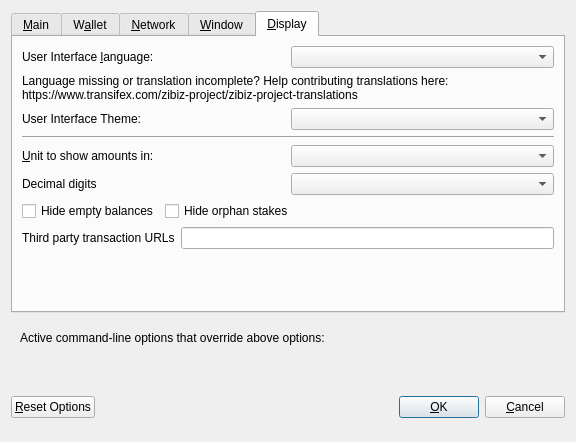
<?xml version="1.0" encoding="UTF-8"?>
<ui version="4.0">
 <class>OptionsDialog</class>
 <widget class="QDialog" name="OptionsDialog">
  <property name="geometry">
   <rect>
    <x>0</x>
    <y>0</y>
    <width>576</width>
    <height>442</height>
   </rect>
  </property>
  <property name="windowTitle">
   <string>Options</string>
  </property>
  <property name="modal">
   <bool>true</bool>
  </property>
  <layout class="QVBoxLayout" name="verticalLayout">
   <item>
    <widget class="QTabWidget" name="tabWidget">
     <property name="currentIndex">
      <number>4</number>
     </property>
     <widget class="QWidget" name="tabMain">
      <attribute name="title">
       <string>&amp;Main</string>
      </attribute>
      <layout class="QVBoxLayout" name="verticalLayout_Main">
       <item>
        <widget class="QCheckBox" name="bitcoinAtStartup">
         <property name="toolTip">
          <string>Automatically start zibiz after logging in to the system.</string>
         </property>
         <property name="text">
          <string>&amp;Start zibiz on system login</string>
         </property>
        </widget>
       </item>
       <item>
        <layout class="QHBoxLayout" name="horizontalLayout_2_Main">
         <item>
          <widget class="QLabel" name="databaseCacheLabel">
           <property name="text">
            <string>Size of &amp;database cache</string>
           </property>
           <property name="textFormat">
            <enum>Qt::PlainText</enum>
           </property>
           <property name="buddy">
            <cstring>databaseCache</cstring>
           </property>
          </widget>
         </item>
         <item>
          <widget class="QSpinBox" name="databaseCache"/>
         </item>
         <item>
          <widget class="QLabel" name="databaseCacheUnitLabel">
           <property name="text">
            <string>MB</string>
           </property>
           <property name="textFormat">
            <enum>Qt::PlainText</enum>
           </property>
          </widget>
         </item>
         <item>
          <spacer name="horizontalSpacer_2_Main">
           <property name="orientation">
            <enum>Qt::Horizontal</enum>
           </property>
           <property name="sizeHint" stdset="0">
            <size>
             <width>40</width>
             <height>20</height>
            </size>
           </property>
          </spacer>
         </item>
        </layout>
       </item>
       <item>
        <layout class="QHBoxLayout" name="horizontalLayout_3_Main">
         <item>
          <widget class="QLabel" name="threadsScriptVerifLabel">
           <property name="text">
            <string>Number of script &amp;verification threads</string>
           </property>
           <property name="textFormat">
            <enum>Qt::PlainText</enum>
           </property>
           <property name="buddy">
            <cstring>threadsScriptVerif</cstring>
           </property>
          </widget>
         </item>
         <item>
          <widget class="QSpinBox" name="threadsScriptVerif">
           <property name="toolTip">
            <string>(0 = auto, &lt;0 = leave that many cores free)</string>
           </property>
          </widget>
         </item>
         <item>
          <spacer name="horizontalSpacer_3_Main">
           <property name="orientation">
            <enum>Qt::Horizontal</enum>
           </property>
           <property name="sizeHint" stdset="0">
            <size>
             <width>40</width>
             <height>20</height>
            </size>
           </property>
          </spacer>
         </item>
        </layout>
       </item>
       <item>
        <spacer name="verticalSpacer_2">
         <property name="orientation">
          <enum>Qt::Vertical</enum>
         </property>
         <property name="sizeHint" stdset="0">
          <size>
           <width>20</width>
           <height>40</height>
          </size>
         </property>
        </spacer>
       </item>
       <!--
       <item>
        <widget class="QCheckBox" name="checkBoxZeromintEnable">
         <property name="toolTip">
          <string>Enable automatic minting of zibiz units to zECA</string>
         </property>
         <property name="layoutDirection">
          <enum>Qt::LeftToRight</enum>
         </property>
         <property name="text">
          <string>Enable zECA Automint</string>
         </property>
        </widget>
       </item>
       <item>
        <layout class="QHBoxLayout" name="horizontalLayout_3">
         <item>
          <widget class="QLabel" name="percentage_label">
           <property name="toolTip">
            <string>Percentage of incoming zibiz which get automatically converted to zECA via Zerocoin Protocol (min: 10%)</string>
           </property>
           <property name="text">
            <string>Percentage of autominted zECA</string>
           </property>
          </widget>
         </item>
         <item>
          <widget class="QSpinBox" name="zeromintPercentage">
           <property name="minimum">
            <number>1</number>
           </property>
           <property name="maximum">
            <number>100</number>
           </property>
          </widget>
         </item>
        </layout>
       </item>
       <item>
        <layout class="QHBoxLayout" name="horizontalLayout" stretch="0,0">
         <property name="sizeConstraint">
          <enum>QLayout::SetFixedSize</enum>
         </property>
         <item>
          <widget class="QLabel" name="labelPreferredDenom">
           <property name="maximumSize">
            <size>
             <width>16777215</width>
             <height>16777215</height>
            </size>
           </property>
           <property name="toolTip">
            <string>Wait with automatic conversion to Zerocoin until enough zibiz for this denomination is available</string>
           </property>
           <property name="text">
            <string>Preferred Automint zECA Denomination</string>
           </property>
          </widget>
         </item>
         <item>
          <widget class="QComboBox" name="preferredDenom">
           <property name="maximumSize">
            <size>
             <width>16777215</width>
             <height>27</height>
            </size>
           </property>
           <property name="toolTip">
            <string>Wait with automatic conversion to Zerocoin until enough zibiz for this denomination is available</string>
           </property>
           <property name="maxVisibleItems">
            <number>9</number>
           </property>
           <property name="maxCount">
            <number>9</number>
           </property>
          </widget>
         </item>
        </layout>
       </item>
      -->
      </layout>
     </widget>
     <widget class="QWidget" name="tabWallet">
      <attribute name="title">
       <string>W&amp;allet</string>
      </attribute>
      <layout class="QVBoxLayout" name="verticalLayout_Wallet">
       <item>
        <layout class="QHBoxLayout" name="horizontalLayout_2_Wallet">
         <item>
          <widget class="QLabel" name="labelStakeSplitThresholdText">
           <property name="text">
            <string>Stake split threshold:</string>
           </property>
          </widget>
         </item>
         <item>
          <widget class="QSpinBox" name="spinBoxStakeSplitThreshold">
           <property name="minimum">
            <number>0</number>
           </property>
           <property name="maximum">
            <number>9999999</number>
           </property>
          </widget>
         </item>
        </layout>
       </item>
       <item>
        <widget class="QGroupBox" name="groupBox">
         <property name="title">
          <string>Expert</string>
         </property>
         <layout class="QVBoxLayout" name="verticalLayout_2">
          <item>
           <widget class="QCheckBox" name="coinControlFeatures">
            <property name="toolTip">
             <string>Whether to show coin control features or not.</string>
            </property>
            <property name="text">
             <string>Enable coin &amp;control features</string>
            </property>
           </widget>
          </item>
          <!--
          <item>
           <widget class="QCheckBox" name="showMasternodesTab">
            <property name="toolTip">
             <string>Show additional tab listing all your masternodes in first sub-tab&lt;br/&gt;and all masternodes on the network in second sub-tab.</string>
            </property>
            <property name="text">
             <string>Show Masternodes Tab</string>
            </property>
           </widget>
          </item>
          -->
          <item>
           <widget class="QCheckBox" name="spendZeroConfChange">
            <property name="toolTip">
             <string>If you disable the spending of unconfirmed change, the change from a transaction&lt;br/&gt;cannot be used until that transaction has at least one confirmation.&lt;br/&gt;This also affects how your balance is computed.</string>
            </property>
            <property name="text">
             <string>&amp;Spend unconfirmed change</string>
            </property>
           </widget>
          </item>
         </layout>
        </widget>
       </item>
       <item>
        <spacer name="verticalSpacer_Wallet">
         <property name="orientation">
          <enum>Qt::Vertical</enum>
         </property>
         <property name="sizeHint" stdset="0">
          <size>
           <width>20</width>
           <height>40</height>
          </size>
         </property>
        </spacer>
       </item>
      </layout>
     </widget>
     <widget class="QWidget" name="tabNetwork">
      <attribute name="title">
       <string>&amp;Network</string>
      </attribute>
      <layout class="QVBoxLayout" name="verticalLayout_Network">
       <item>
        <widget class="QCheckBox" name="mapPortUpnp">
         <property name="toolTip">
          <string>Automatically open the zibiz client port on the router. This only works when your router supports UPnP and it is enabled.</string>
         </property>
         <property name="text">
          <string>Map port using &amp;UPnP</string>
         </property>
        </widget>
       </item>
       <item>
        <widget class="QCheckBox" name="allowIncoming">
         <property name="toolTip">
          <string>Accept connections from outside</string>
         </property>
         <property name="text">
          <string>Allow incoming connections</string>
         </property>
        </widget>
       </item>
       <item>
        <widget class="QCheckBox" name="connectSocks">
         <property name="toolTip">
          <string>Connect to the zibiz network through a SOCKS5 proxy.</string>
         </property>
         <property name="text">
          <string>&amp;Connect through SOCKS5 proxy (default proxy):</string>
         </property>
        </widget>
       </item>
       <item>
        <layout class="QHBoxLayout" name="horizontalLayout_1_Network">
         <item>
          <widget class="QLabel" name="proxyIpLabel">
           <property name="text">
            <string>Proxy &amp;IP:</string>
           </property>
           <property name="textFormat">
            <enum>Qt::PlainText</enum>
           </property>
           <property name="buddy">
            <cstring>proxyIp</cstring>
           </property>
          </widget>
         </item>
         <item>
          <widget class="QValidatedLineEdit" name="proxyIp">
           <property name="minimumSize">
            <size>
             <width>140</width>
             <height>0</height>
            </size>
           </property>
           <property name="maximumSize">
            <size>
             <width>140</width>
             <height>16777215</height>
            </size>
           </property>
           <property name="toolTip">
            <string>IP address of the proxy (e.g. IPv4: 127.0.0.1 / IPv6: ::1)</string>
           </property>
          </widget>
         </item>
         <item>
          <widget class="QLabel" name="proxyPortLabel">
           <property name="text">
            <string>&amp;Port:</string>
           </property>
           <property name="textFormat">
            <enum>Qt::PlainText</enum>
           </property>
           <property name="buddy">
            <cstring>proxyPort</cstring>
           </property>
          </widget>
         </item>
         <item>
          <widget class="QLineEdit" name="proxyPort">
           <property name="minimumSize">
            <size>
             <width>55</width>
             <height>0</height>
            </size>
           </property>
           <property name="maximumSize">
            <size>
             <width>55</width>
             <height>16777215</height>
            </size>
           </property>
           <property name="toolTip">
            <string>Port of the proxy (e.g. 9050)</string>
           </property>
          </widget>
         </item>
         <item>
          <spacer name="horizontalSpacer_1_Network">
           <property name="orientation">
            <enum>Qt::Horizontal</enum>
           </property>
           <property name="sizeHint" stdset="0">
            <size>
             <width>40</width>
             <height>20</height>
            </size>
           </property>
          </spacer>
         </item>
        </layout>
       </item>
       <item>
        <spacer name="verticalSpacer_Network">
         <property name="orientation">
          <enum>Qt::Vertical</enum>
         </property>
         <property name="sizeHint" stdset="0">
          <size>
           <width>20</width>
           <height>40</height>
          </size>
         </property>
        </spacer>
       </item>
      </layout>
     </widget>
     <widget class="QWidget" name="tabWindow">
      <attribute name="title">
       <string>&amp;Window</string>
      </attribute>
      <layout class="QVBoxLayout" name="verticalLayout_Window">
       <item>
        <widget class="QCheckBox" name="minimizeToTray">
         <property name="toolTip">
          <string>Show only a tray icon after minimizing the window.</string>
         </property>
         <property name="text">
          <string>&amp;Minimize to the tray instead of the taskbar</string>
         </property>
        </widget>
       </item>
       <item>
        <widget class="QCheckBox" name="minimizeOnClose">
         <property name="toolTip">
          <string>Minimize instead of exit the application when the window is closed. When this option is enabled, the application will be closed only after selecting Quit in the menu.</string>
         </property>
         <property name="text">
          <string>M&amp;inimize on close</string>
         </property>
        </widget>
       </item>
       <item>
        <spacer name="verticalSpacer_Window">
         <property name="orientation">
          <enum>Qt::Vertical</enum>
         </property>
         <property name="sizeHint" stdset="0">
          <size>
           <width>20</width>
           <height>40</height>
          </size>
         </property>
        </spacer>
       </item>
      </layout>
     </widget>
     <widget class="QWidget" name="tabDisplay">
      <attribute name="title">
       <string>&amp;Display</string>
      </attribute>
      <layout class="QVBoxLayout" name="verticalLayout_Display">
       <item>
        <layout class="QHBoxLayout" name="horizontalLayout_1_Display">
         <item>
          <widget class="QLabel" name="langLabel">
           <property name="text">
            <string>User Interface &amp;language:</string>
           </property>
           <property name="textFormat">
            <enum>Qt::PlainText</enum>
           </property>
           <property name="buddy">
            <cstring>lang</cstring>
           </property>
          </widget>
         </item>
         <item>
          <widget class="QValueComboBox" name="lang">
           <property name="toolTip">
            <string>The user interface language can be set here. This setting will take effect after restarting zibiz.</string>
           </property>
          </widget>
         </item>
        </layout>
       </item>
       <item>
        <widget class="QLabel" name="label_3">
         <property name="toolTip">
          <string notr="true"/>
         </property>
         <property name="statusTip">
          <string notr="true"/>
         </property>
         <property name="whatsThis">
          <string notr="true"/>
         </property>
         <property name="accessibleName">
          <string notr="true"/>
         </property>
         <property name="text">
          <string>Language missing or translation incomplete? Help contributing translations here:
https://www.transifex.com/zibiz-project/zibiz-project-translations</string>
         </property>
         <property name="wordWrap">
          <bool>true</bool>
         </property>
         <property name="openExternalLinks">
          <bool>true</bool>
         </property>
         <property name="textInteractionFlags">
          <set>Qt::TextBrowserInteraction</set>
         </property>
        </widget>
       </item>
       <item>
        <layout class="QHBoxLayout" name="horizontalLayout_2_Display" stretch="0,0">
         <item>
          <widget class="QLabel" name="themeLabel">
           <property name="text">
            <string>User Interface Theme:</string>
           </property>
          </widget>
         </item>
         <item>
          <widget class="QValueComboBox" name="theme"/>
         </item>
        </layout>
       </item>
       <item>
        <widget class="Line" name="line">
         <property name="orientation">
          <enum>Qt::Horizontal</enum>
         </property>
        </widget>
       </item>
       <item>
        <layout class="QHBoxLayout" name="horizontalLayout_3_Display">
         <item>
          <widget class="QLabel" name="unitLabel">
           <property name="text">
            <string>&amp;Unit to show amounts in:</string>
           </property>
           <property name="textFormat">
            <enum>Qt::PlainText</enum>
           </property>
           <property name="buddy">
            <cstring>unit</cstring>
           </property>
          </widget>
         </item>
         <item>
          <widget class="QValueComboBox" name="unit">
           <property name="toolTip">
            <string>Choose the default subdivision unit to show in the interface and when sending coins.</string>
           </property>
          </widget>
         </item>
        </layout>
       </item>
       <item>
        <layout class="QHBoxLayout" name="horizontalLayout_4_Display">
         <item>
          <widget class="QLabel" name="digitsLabel">
           <property name="text">
            <string>Decimal digits</string>
           </property>
          </widget>
         </item>
         <item>
          <widget class="QValueComboBox" name="digits"/>
         </item>
        </layout>
       </item>
       <item>
        <layout class="QHBoxLayout" name="horizontalLayout_5_Display">
         <item>
          <widget class="QCheckBox" name="checkBoxHideZeroBalances">
           <property name="toolTip">
            <string>Hide empty balances</string>
           </property>
           <property name="layoutDirection">
            <enum>Qt::LeftToRight</enum>
           </property>
           <property name="text">
            <string>Hide empty balances</string>
           </property>
          </widget>
         </item>
         <item>
          <widget class="QCheckBox" name="checkBoxHideOrphans">
           <property name="toolTip">
            <string>Hide orphan stakes in transaction lists</string>
           </property>
           <property name="text">
            <string>Hide orphan stakes</string>
           </property>
          </widget>
         </item>
         <item>
          <spacer name="horizontalSpacer">
           <property name="orientation">
            <enum>Qt::Horizontal</enum>
           </property>
           <property name="sizeHint" stdset="0">
            <size>
             <width>40</width>
             <height>20</height>
            </size>
           </property>
          </spacer>
         </item>
        </layout>
       </item>
       <item>
        <layout class="QHBoxLayout" name="horizontalLayout_6_Display">
         <item>
          <widget class="QLabel" name="thirdPartyTxUrlsLabel">
           <property name="toolTip">
            <string>Third party URLs (e.g. a block explorer) that appear in the transactions tab as context menu items. %s in the URL is replaced by transaction hash. Multiple URLs are separated by vertical bar |.</string>
           </property>
           <property name="text">
            <string>Third party transaction URLs</string>
           </property>
           <property name="buddy">
            <cstring>thirdPartyTxUrls</cstring>
           </property>
          </widget>
         </item>
         <item>
          <widget class="QLineEdit" name="thirdPartyTxUrls">
           <property name="toolTip">
            <string>Third party URLs (e.g. a block explorer) that appear in the transactions tab as context menu items. %s in the URL is replaced by transaction hash. Multiple URLs are separated by vertical bar |.</string>
           </property>
          </widget>
         </item>
        </layout>
       </item>
       <item>
        <spacer name="verticalSpacer">
         <property name="orientation">
          <enum>Qt::Vertical</enum>
         </property>
         <property name="sizeHint" stdset="0">
          <size>
           <width>20</width>
           <height>40</height>
          </size>
         </property>
        </spacer>
       </item>
      </layout>
     </widget>
    </widget>
   </item>
   <item>
    <widget class="QFrame" name="frame">
     <layout class="QVBoxLayout" name="verticalLayout_Bottom">
      <item>
       <layout class="QHBoxLayout" name="horizontalLayout_Bottom">
        <item>
         <widget class="QLabel" name="overriddenByCommandLineInfoLabel">
          <property name="text">
           <string>Active command-line options that override above options:</string>
          </property>
          <property name="textFormat">
           <enum>Qt::PlainText</enum>
          </property>
         </widget>
        </item>
        <item>
         <spacer name="horizontalSpacer_Bottom">
          <property name="orientation">
           <enum>Qt::Horizontal</enum>
          </property>
          <property name="sizeHint" stdset="0">
           <size>
            <width>40</width>
            <height>20</height>
           </size>
          </property>
         </spacer>
        </item>
       </layout>
      </item>
      <item>
       <widget class="QLabel" name="overriddenByCommandLineLabel">
        <property name="text">
         <string/>
        </property>
        <property name="textFormat">
         <enum>Qt::PlainText</enum>
        </property>
        <property name="wordWrap">
         <bool>true</bool>
        </property>
       </widget>
      </item>
     </layout>
    </widget>
   </item>
   <item>
    <layout class="QHBoxLayout" name="horizontalLayout_Buttons">
     <item>
      <widget class="QPushButton" name="resetButton">
       <property name="toolTip">
        <string>Reset all client options to default.</string>
       </property>
       <property name="text">
        <string>&amp;Reset Options</string>
       </property>
       <property name="autoDefault">
        <bool>false</bool>
       </property>
      </widget>
     </item>
     <item>
      <spacer name="horizontalSpacer_1">
       <property name="orientation">
        <enum>Qt::Horizontal</enum>
       </property>
       <property name="sizeHint" stdset="0">
        <size>
         <width>40</width>
         <height>48</height>
        </size>
       </property>
      </spacer>
     </item>
     <item>
      <widget class="QLabel" name="statusLabel">
       <property name="minimumSize">
        <size>
         <width>200</width>
         <height>0</height>
        </size>
       </property>
       <property name="font">
        <font>
         <weight>75</weight>
         <bold>true</bold>
        </font>
       </property>
       <property name="text">
        <string/>
       </property>
       <property name="textFormat">
        <enum>Qt::PlainText</enum>
       </property>
       <property name="wordWrap">
        <bool>true</bool>
       </property>
      </widget>
     </item>
     <item>
      <spacer name="horizontalSpacer_2">
       <property name="orientation">
        <enum>Qt::Horizontal</enum>
       </property>
       <property name="sizeHint" stdset="0">
        <size>
         <width>40</width>
         <height>48</height>
        </size>
       </property>
      </spacer>
     </item>
     <item>
      <widget class="QPushButton" name="okButton">
       <property name="text">
        <string>&amp;OK</string>
       </property>
       <property name="autoDefault">
        <bool>false</bool>
       </property>
       <property name="default">
        <bool>true</bool>
       </property>
      </widget>
     </item>
     <item>
      <widget class="QPushButton" name="cancelButton">
       <property name="text">
        <string>&amp;Cancel</string>
       </property>
       <property name="autoDefault">
        <bool>false</bool>
       </property>
      </widget>
     </item>
    </layout>
   </item>
  </layout>
 </widget>
 <customwidgets>
  <customwidget>
   <class>QValidatedLineEdit</class>
   <extends>QLineEdit</extends>
   <header>qvalidatedlineedit.h</header>
  </customwidget>
  <customwidget>
   <class>QValueComboBox</class>
   <extends>QComboBox</extends>
   <header>qvaluecombobox.h</header>
  </customwidget>
 </customwidgets>
 <resources/>
 <connections/>
</ui>
